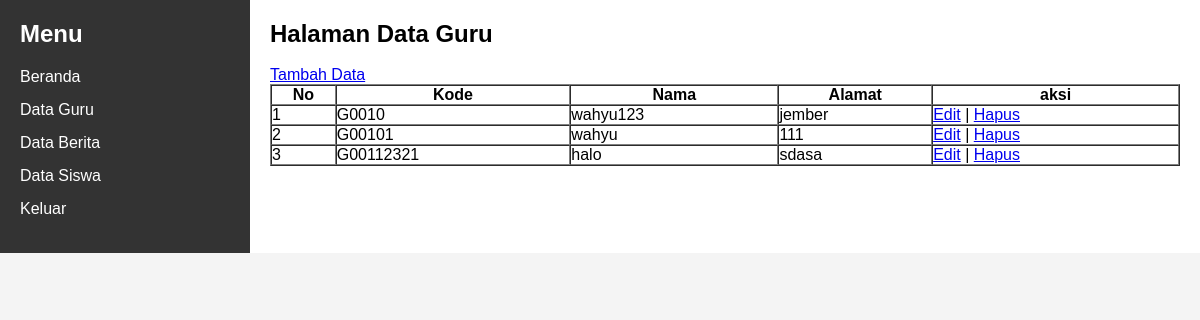
The page /list_guru.php (signed in) on the database its author committed.
### tables this page shows
CREATE TABLE `tb_guru` (
  `kode_guru` varchar(255) NOT NULL,
  `nama_guru` varchar(100) NOT NULL,
  `alamat` varchar(100) DEFAULT NULL,
  `no_telp` varchar(13) DEFAULT NULL,
  `username` varchar(100) NOT NULL,
  `password` varchar(225) NOT NULL
);

### list_guru.php (the view, shortened to what this page needs)
<!DOCTYPE html>
<html lang="id">
<head>
    <link rel="stylesheet" type="text/css" href="Public/Css/admin.css">
</head>
<body>
    <div class="container">
        <nav class="sidebar">
            <h2>Menu</h2>
            <ul>
                <li><a href="dashboard.php">Beranda</a></li>
                <li><a href="list_guru.php">Data Guru</a></li>
                <li><a href="#">Data Berita</a></li>
                <li><a href="#">Data Siswa</a></li>
                <li><a href="logout.php">Keluar</a></li>
            </ul>
        </nav>
        <main class="content">
            <h2>Halaman Data Guru</h2>
			<br/>
			<a href="form_tambah_guru.php">Tambah Data</a>
			<br/>
			<table border="1" cellspacing="0" cellpadding="10" width="100%">
				<tr>
					<th>No</th>
					<th>Kode</th>
					<th>Nama</th>
					<th>Alamat</th>
					<th>aksi</th>
				</tr>
				<?php
				include "connect.php";
				$query_mysql = mysqli_query($con,"SELECT * FROM tb_guru")or die(mysqli_error());
				$nomor = 1;
				while($data = mysqli_fetch_array($query_mysql)){
				?>
				<tr>
					<td><?php echo $nomor++; ?></td>
					<td><?php echo $data['kode_guru']; ?></td>
					<td><?php echo $data['nama_guru']; ?></td>
					<td><?php echo $data['alamat']; ?></td>
					<td>
						<a class="edit" href="edit_guru.php?kode_guru=<?php echo $data['kode_guru']; ?>">Edit</a> |
						<a class="hapus" href="hapus_guru.php?kode_guru=<?php echo $data['kode_guru']; ?>" onclick="return confirm('Apakah Anda yakin ingin menghapus?');">Hapus</a>
					</td>
				</tr>
				<?php } ?>
			</table>
        </main>
    </div>
</body>
</html>

### Public/Css/admin.css (style rules this page uses)
* { box-sizing: border-box; margin: 0; padding: 0; }
body { font-family: Arial, sans-serif; background-color: #f4f4f4; }
.container { display: flex; }
.sidebar { width: 250px; background-color: #333; color: #fff; padding: 20px; }
.sidebar h2 { margin-bottom: 20px; }
.sidebar ul { list-style: none; }
.sidebar ul li { margin: 15px 0; }
.sidebar ul li a { color: #fff; text-decoration: none; }
.content { flex: 1; padding: 20px; background-color: #fff; }

### rows shown on the page
tb_guru: kode_guru "G0010", nama_guru "wahyu123", alamat "jember"
tb_guru: kode_guru "G00101", nama_guru "wahyu", alamat "111"
tb_guru: kode_guru "G00112321", nama_guru "halo", alamat "sdasa"
